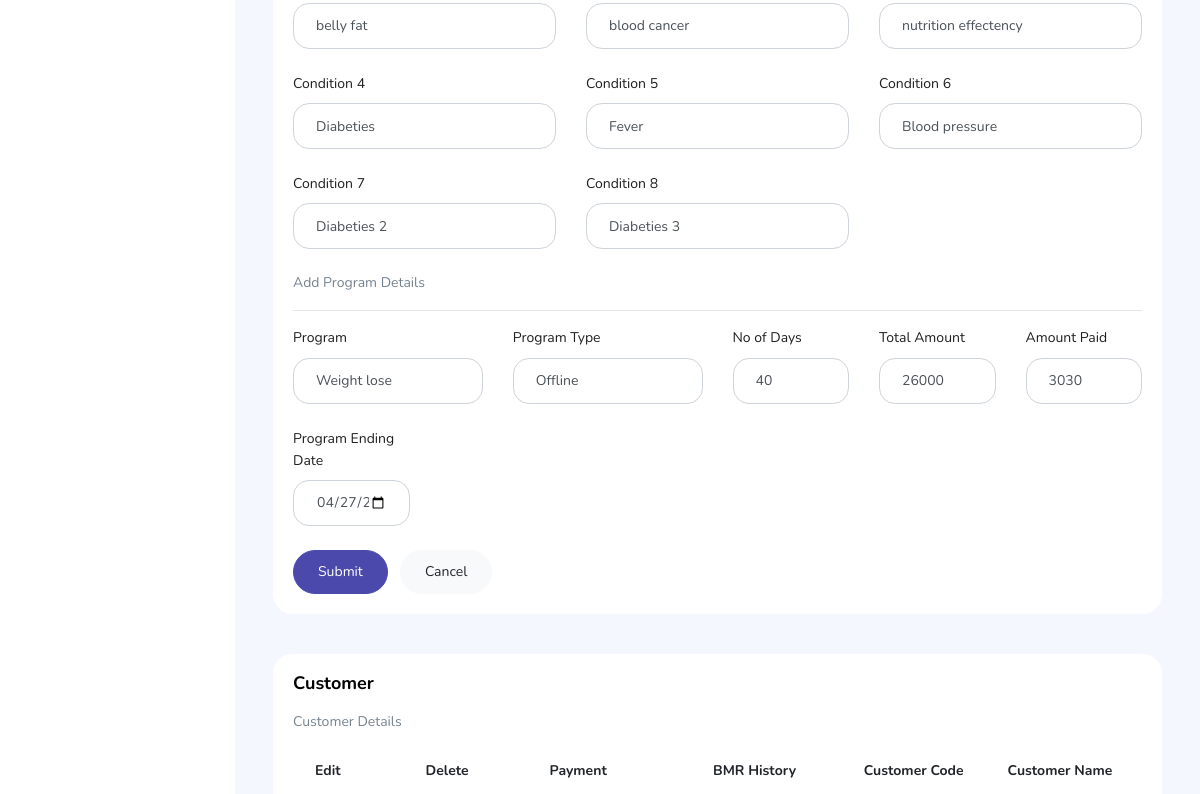
/Staff/pages/staff-customer.php?cusid=1005 (signed in, middle part), run on an earlier commit of the app's database.
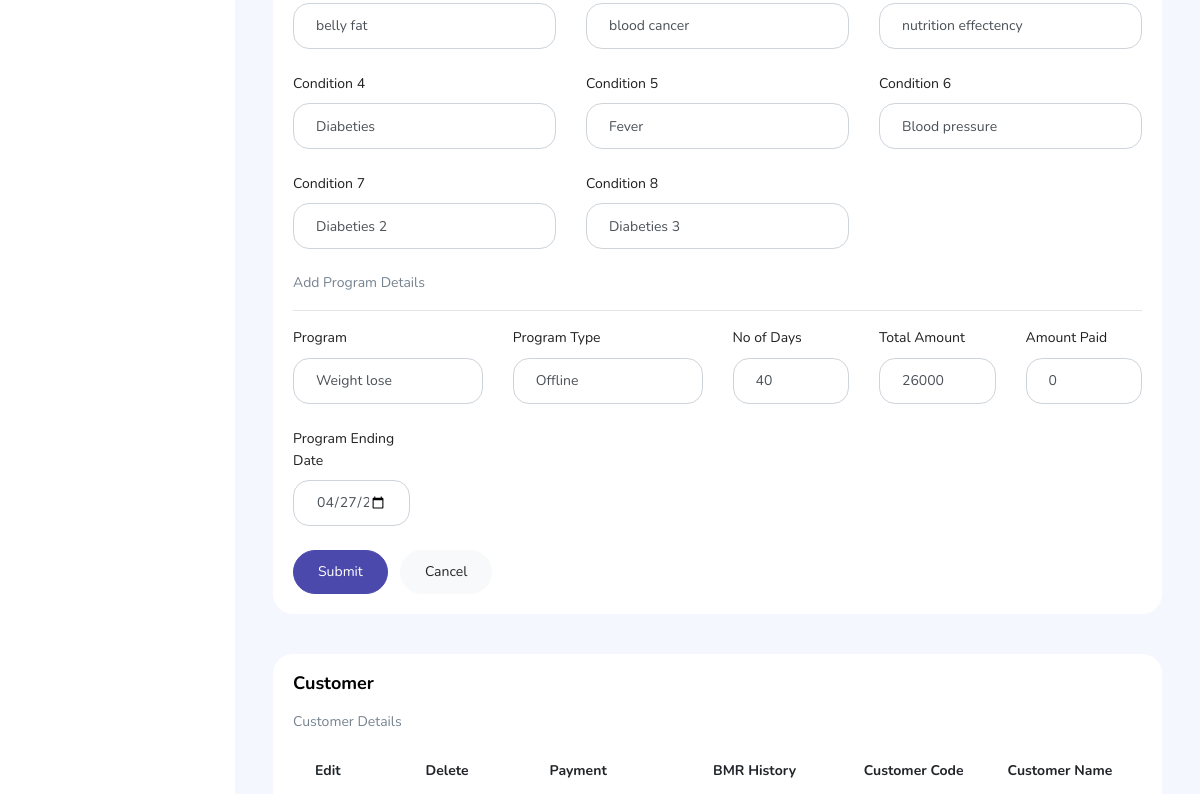
And on a later commit of the database.
### tables this page shows
CREATE TABLE `customer` (
  `cust_id` int(11) NOT NULL,
  `cust_code` varchar(50) NOT NULL,
  `cust_name` varchar(100) NOT NULL,
  `cust_phno` varchar(20) NOT NULL,
  `cust_invited` varchar(50) NOT NULL,
  `cust_age` varchar(10) NOT NULL,
  `cust_bodyage` varchar(10) NOT NULL,
  `cust_gender` varchar(25) NOT NULL,
  `cust_email` varchar(50) NOT NULL,
  `cust_password` varchar(50) NOT NULL,
  `cust_doj` varchar(50) NOT NULL,
  `cust_city` varchar(50) NOT NULL,
  `cust_address` varchar(100) NOT NULL,
  `cust_height` varchar(10) NOT NULL,
  `cust_weight` varchar(10) NOT NULL,
  `cust_idleweight` varchar(10) NOT NULL,
  `cust_fat` varchar(10) NOT NULL,
  `cust_vcf` varchar(50) NOT NULL,
  `cust_bmr` varchar(10) NOT NULL,
  `cust_bmi` varchar(10) NOT NULL,
  `cust_bmidate` varchar(100) NOT NULL,
  `cust_mm` varchar(10) NOT NULL,
  `cust_tsf` varchar(10) NOT NULL,
  `cust_waketime` varchar(10) NOT NULL,
  `cust_tea` varchar(50) NOT NULL,
  `cust_breakfast` varchar(100) NOT NULL,
  `cust_lunch` varchar(100) NOT NULL,
  `cust_snack` varchar(100) NOT NULL,
  `cust_dinner` varchar(100) NOT NULL,
  `cust_veg_nonveg` varchar(50) NOT NULL,
  `cust_waterintake` varchar(10) NOT NULL,
  `cust_cond1` varchar(100) NOT NULL,
  `cust_cond2` varchar(100) NOT NULL,
  `cust_cond3` varchar(100) NOT NULL,
  `cust_cond4` varchar(100) NOT NULL,
  `cust_cond5` varchar(100) NOT NULL,
  `cust_cond6` varchar(100) NOT NULL,
  `cust_cond7` varchar(100) NOT NULL,
  `cust_cond8` varchar(100) NOT NULL,
  `cust_prg` varchar(50) NOT NULL,
  `cust_prgtype` varchar(20) NOT NULL,
  `cust_noday` varchar(10) NOT NULL,
  `cust_total` varchar(20) NOT NULL,
  `cust_paid` varchar(20) DEFAULT NULL,
  `cust_paiddate` varchar(100) NOT NULL,
  `cust_remain` varchar(10) DEFAULT NULL,
  `cust_date` varchar(100) NOT NULL
);

### Staff/pages/staff-customer.php (the view, shortened to what the changed rows need)
<?php
include './connect.php';
$cus_id1 = $cus_code1 = $cus_name1 = $cus_phno1 = $cus_invite1 = $cus_age1 = $cus_bodyage1 = $cus_gender1 = $cus_email1 = $cus_doj1 = $cus_city1 = $cus_address1 = $cus_height1 = $cus_weight1 = $cus_idleweight1 = $cus_fat1 = $cus_vcf1 = $cus_bmr1 = $cus_bmi1 = $cus_mm1 = $cus_tsf1 = $cus_waketime1 = $cus_tea1 = $cus_breakfast1 = $cus_lunch1 = $cus_snack1 = $cus_dinner1 = $cus_veg_nonveg1 = $cus_waterintake1 = $cus_cond11 = $cus_cond21 = $cus_cond31 = $cus_cond41 = $cus_cond51 = $cus_cond61 = $cus_cond71 = $cus_cond81 = $cus_prg1 = $cus_prgtype1 = $cus_nodays1 = $cus_total1 = $cus_paid1 = $cus_remain1 = $cusid = $cus_paid3 = "";
?>
<!DOCTYPE html>
<html lang="en">
<head>
  <link rel="stylesheet" href="../vendors/feather/feather.css">
  <link rel="stylesheet" href="../vendors/ti-icons/css/themify-icons.css">
  <link rel="stylesheet" href="../css/vertical-layout-light/style.css">
</head>
<body>
  <div class="container-scroller">
    <?php
    include './topbar.php';
    ?>
    <?php
    if (isset($_GET['cusid'])) {
      $cusid = $_GET['cusid'];
      $p_query = mysqli_query($conn, "SELECT * FROM customer WHERE cust_id = '$cusid'");
      $p_row1 = mysqli_fetch_array($p_query);
      $cus_cond11 = $p_row1['cust_cond1'];
      $cus_cond21 = $p_row1['cust_cond2'];
      $cus_cond31 = $p_row1['cust_cond3'];
      $cus_cond41 = $p_row1['cust_cond4'];
      $cus_cond51 = $p_row1['cust_cond5'];
      $cus_cond61 = $p_row1['cust_cond6'];
      $cus_cond71 = $p_row1['cust_cond7'];
      $cus_cond81 = $p_row1['cust_cond8'];
      $cus_prg1 = $p_row1['cust_prg'];
      $cus_prgtype1 = $p_row1['cust_prgtype'];
      $cus_nodays1 = $p_row1['cust_noday'];
      $cus_total1 = $p_row1['cust_total'];
      $cus_paid1 = $p_row1['cust_paid'];
      $cus_date1 = $p_row1['cust_date'];
    }
    ?>
    <div class="main-panel">
      <div class="content-wrapper">
        <div class="row">
          <div class="col-12 grid-margin stretch-card">
            <div class="card">
              <div class="card-body">
                <form method="post" class="forms-sample">
                  <div class="row">
                    <div class="col-lg-4 col-md col-sm-4 col-6">
                      <div class="form-group">
                        <input type="text" class="form-control" style="border-radius: 16px;" name="cuscond1" value="<?php echo $cus_cond11; ?>">
                      </div>
                    </div>
                    <div class="col-lg-4 col-md col-sm-4 col-6">
                      <div class="form-group">
                        <input type="text" class="form-control" style="border-radius: 16px;" name="cuscond2" value="<?php echo $cus_cond21; ?>">
                      </div>
                    </div>
                    <div class="col-lg-4 col-md col-sm-4 col-12">
                      <div class="form-group">
                        <input type="text" class="form-control" style="border-radius: 16px;" name="cuscond3" value="<?php echo $cus_cond31; ?>">
                      </div>
                    </div>
                    <div class="col-lg-4 col-md col-sm-4 col-12">
                      <div class="form-group">
                        <label>Condition 4</label>
                        <input type="text" class="form-control" style="border-radius: 16px;" name="cuscond4" value="<?php echo $cus_cond41; ?>">
                      </div>
                    </div>
                    <div class="col-lg-4 col-md col-sm-4 col-12">
                      <div class="form-group">
                        <label>Condition 5</label>
                        <input type="text" class="form-control" style="border-radius: 16px;" name="cuscond5" value="<?php echo $cus_cond51; ?>">
                      </div>
                    </div>
                    <div class="col-lg-4 col-md col-sm-4 col-12">
                      <div class="form-group">
                        <label>Condition 6</label>
                        <input type="text" class="form-control" style="border-radius: 16px;" name="cuscond6" value="<?php echo $cus_cond61; ?>">
                      </div>
                    </div>
                    <div class="col-lg-4 col-md col-sm-4 col-12">
                      <div class="form-group">
                        <label>Condition 7</label>
                        <input type="text" class="form-control" style="border-radius: 16px;" name="cuscond7" value="<?php echo $cus_cond71; ?>">
                      </div>
                    </div>
                    <div class="col-lg-4 col-md col-sm-4 col-12">
                      <div class="form-group">
                        <label>Condition 8</label>
                        <input type="text" class="form-control" style="border-radius: 16px;" name="cuscond8" value="<?php echo $cus_cond81; ?>">
                      </div>
                    </div>
                  </div>
                  <div class="row">
                    <div class="col-lg-3 col-md col-sm-4 col-6">
                      <div class="form-group">
                        <label>Program</label>
                        <input type="text" class="form-control" style="border-radius: 16px;" name="cusprogram" value="<?php echo $cus_prg1; ?>">
                      </div>
                    </div>
                    <div class="col-lg-3 col-md col-sm-4 col-6">
                      <div class="form-group">
                        <label>Program Type</label>
                        <input type="text" class="form-control" style="border-radius: 16px;" name="cusprgtype" value="<?php echo $cus_prgtype1; ?>">
                      </div>
                    </div>
                    <div class="col-lg-2 col-md col-sm-4 col-6">
                      <div class="form-group">
                        <label>No of Days</label>
                        <input type="text" class="form-control" style="border-radius: 16px;" name="cusnoday" value="<?php echo $cus_nodays1; ?>">
                      </div>
                    </div>
                    <div class="col-lg-2 col-md col-sm-4 col-6">
                      <div class="form-group">
                        <label>Total Amount</label>
                        <input type="text" class="form-control" style="border-radius: 16px;" name="custotal" value="<?php echo $cus_total1; ?>">
                      </div>
                    </div>
                    <div class="col-lg-2 col-md col-sm-4 col-6">
                      <div class="form-group">
                        <label>Amount Paid</label>
                        <input type="text" class="form-control" style="border-radius: 16px;" name="cuspaid" value="<?php echo $cus_paid1; ?>">
                      </div>
                    </div>
                    <div class="col-lg-2 col-md col-sm-4 col-6">
                      <div class="form-group">
                        <label>Program Ending Date</label>
                        <input type="date" class="form-control" style="border-radius: 16px;" name="cusdate" value="<?php echo $cus_date1; ?>">
                      </div>
                    </div>
                  </div>
                </form>
              </div>
            </div>
          </div>
        </div>
        <div class="row">
          <div class="col-lg-12 grid-margin stretch-card">
            <div class="card">
              <div class="card-body">
                <div class="table-responsive">
                  <table class="table table-striped">
                    <thead>
                      <tr>
                        <th>Edit</th>
                        <th>Delete</th>
                        <th>Payment</th>
                        <th>BMR History</th>
                        <th>Customer Code</th>
                        <th>Customer Name</th>
                        <th>Phno</th>
                      </tr>
                    </thead>
                  </table>
                </div>
              </div>
            </div>
          </div>
        </div>
      </div>
    </div>
  </div>
  </div>
</body>
</html>

What changed in the data, as far as the page shows it:
changed customer "belly fat": cuspaid "3030" → "0"
